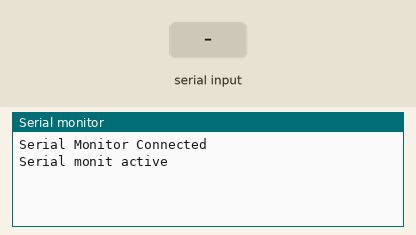
Recording of a sketch running on a simulated Arduino Uno, built with avr-gcc and run on an emulated ATmega328P. Shown: the last lines printed to the serial monitor. The inputs (shaded band) are chosen by the test bench.

Above: at 1.2 s.
1.3 s: "90,45\n" received over Serial
At 2.1 s:
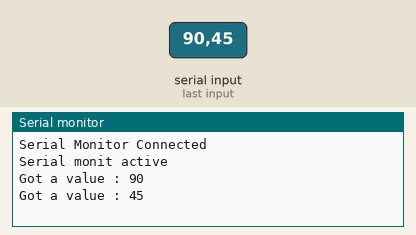
2.8 s: "30,150\n" received over Serial
At 5.1 s:
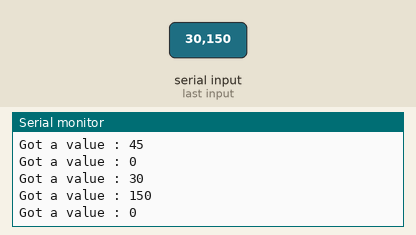
Timing chart, 0 to 6.6 s (numbered marks = the images above; inputs shaded):
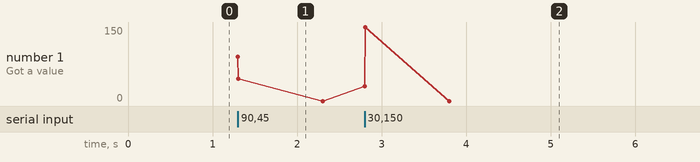

The sketch:

SerialComRx.ino
```cpp
/*
For more details see: http://projectsfromtech.blogspot.com/

Connect the Rx pin of this board to the Tx of the board running Serial_Comm_Tx.ino
Connect the Grounds of the two boards
Open Serial Monitor


Receives integer value and prints it to the serial monitor
*/

#include <SPI.h>
#include "printf.h"

int val;


void setup()
{
  Serial.begin(57600);
  Serial.println("Serial Monitor Connected");
  printf_begin();

  printf("\n\rSerial monit active \n\r");
}

void loop()
{
  int incoming = Serial.available();

  if (incoming > 0)
  {
   val = Serial.parseInt();  //Reads integers as integer rather than ASCI. Anything else returns 0
   //Serial.println(val);
   printf("\n\rGot a value : %d",val);
  }
}
```

printf.h
```cpp
// (licence header left out)
/**
 * @file printf.h
 *
 * Setup necessary to direct stdout to the Arduino Serial library, which
 * enables 'printf'
 */

#ifndef __PRINTF_H__
#define __PRINTF_H__

#ifdef ARDUINO

int serial_putc( char c, FILE * )
{
  Serial.write( c );

  return c;
}

void printf_begin(void)
{
  fdevopen( &serial_putc, 0 );
}

#else
#error This example is only for use on Arduino.
#endif // ARDUINO

#endif // __PRINTF_H__
```

Measured:
- after the input at 1.3 s, the serial monitor: prints a new line at once (image 1)
- after the input at 2.8 s, the serial monitor: prints a new line at once (image 2)
